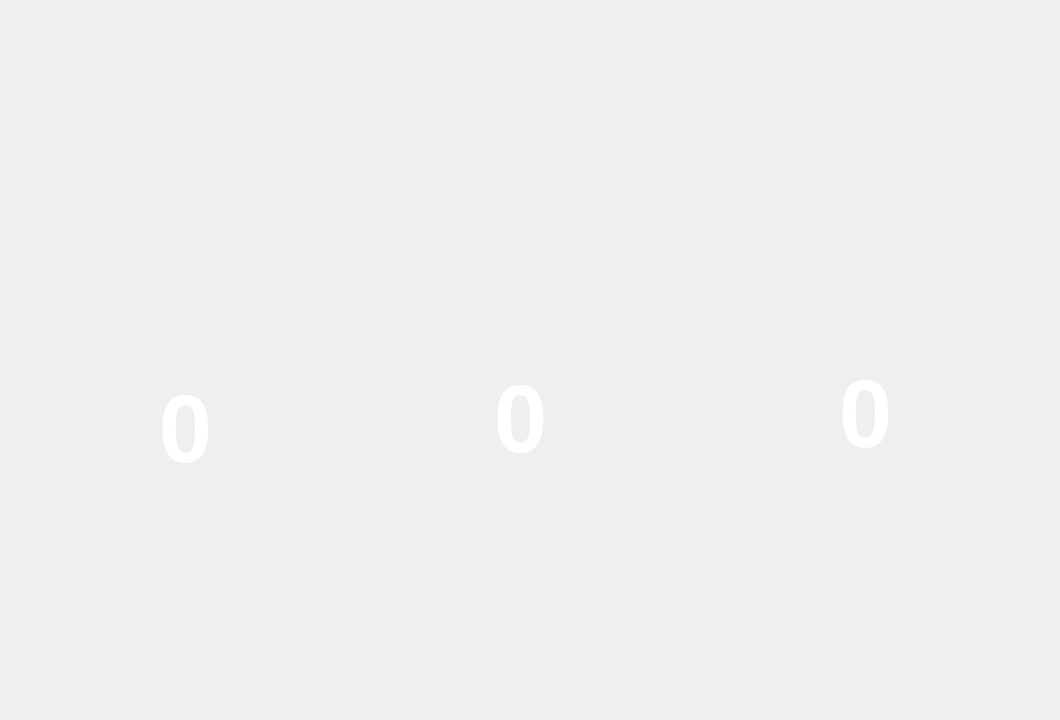
      <widget class="QWidget" name="Q10_GameHistory">
       <property name="styleSheet">
        <string notr="true"/>
       </property>
       <widget class="QLabel" name="label_24">
        <property name="geometry">
         <rect>
          <x>280</x>
          <y>80</y>
          <width>461</width>
          <height>141</height>
         </rect>
        </property>
        <property name="styleSheet">
         <string notr="true">image: url(:/rec/img/history page/history.png);</string>
        </property>
        <property name="text">
         <string/>
        </property>
       </widget>
       <widget class="QLabel" name="label_25">
        <property name="geometry">
         <rect>
          <x>10</x>
          <y>0</y>
          <width>211</width>
          <height>151</height>
         </rect>
        </property>
        <property name="styleSheet">
         <string notr="true">image: url(:/rec/img/Logo.png);</string>
        </property>
        <property name="text">
         <string/>
        </property>
       </widget>
       <widget class="QPushButton" name="DetailedHistory">
        <property name="geometry">
         <rect>
          <x>10</x>
          <y>600</y>
          <width>371</width>
          <height>81</height>
         </rect>
        </property>
        <property name="styleSheet">
         <string notr="true">image: url(:/rec/img/history page/detailed-history.png);
border: none;</string>
        </property>
        <property name="text">
         <string/>
        </property>
       </widget>
       <widget class="QPushButton" name="HistoryBack">
        <property name="geometry">
         <rect>
          <x>850</x>
          <y>590</y>
          <width>201</width>
          <height>121</height>
         </rect>
        </property>
        <property name="styleSheet">
         <string notr="true">border: none;
image: url(:/rec/img/Game itsself/Back.png);</string>
        </property>
        <property name="text">
         <string/>
        </property>
       </widget>
       <widget class="QLabel" name="WinsCount">
        <property name="geometry">
         <rect>
          <x>100</x>
          <y>350</y>
          <width>171</width>
          <height>161</height>
         </rect>
        </property>
        <property name="styleSheet">
         <string notr="true">color: rgb(255, 255, 255);
image: url(:/rec/img/Game itsself/transparent.png);
font: 500 72pt &quot;PWStrokes&quot;;
qproperty-alignment: 'AlignCenter';</string>
        </property>
        <property name="text">
         <string>&lt;html&gt;&lt;head/&gt;&lt;body&gt;&lt;p align=&quot;center&quot;&gt;&lt;span style=&quot; font-size:72pt; font-weight:700;&quot;&gt;0&lt;/span&gt;&lt;/p&gt;&lt;/body&gt;&lt;/html&gt;</string>
        </property>
       </widget>
       <widget class="QLabel" name="label_11">
        <property name="geometry">
         <rect>
          <x>340</x>
          <y>220</y>
          <width>351</width>
          <height>131</height>
         </rect>
        </property>
        <property name="styleSheet">
         <string notr="true">image: url(:/rec/img/history page/loses.png);</string>
        </property>
        <property name="frameShape">
         <enum>QFrame::NoFrame</enum>
        </property>
        <property name="text">
         <string>&lt;html&gt;&lt;head/&gt;&lt;body&gt;&lt;p&gt;&lt;br/&gt;&lt;/p&gt;&lt;/body&gt;&lt;/html&gt;</string>
        </property>
       </widget>
       <widget class="QLabel" name="label_9">
        <property name="geometry">
         <rect>
          <x>30</x>
          <y>230</y>
          <width>281</width>
          <height>121</height>
         </rect>
        </property>
        <property name="styleSheet">
         <string notr="true">image: url(:/rec/img/history page/wins.png);</string>
        </property>
        <property name="frameShape">
         <enum>QFrame::NoFrame</enum>
        </property>
        <property name="text">
         <string>&lt;html&gt;&lt;head/&gt;&lt;body&gt;&lt;p&gt;&lt;br/&gt;&lt;/p&gt;&lt;/body&gt;&lt;/html&gt;</string>
        </property>
       </widget>
       <widget class="QLabel" name="label_17">
        <property name="geometry">
         <rect>
          <x>690</x>
          <y>230</y>
          <width>341</width>
          <height>111</height>
         </rect>
        </property>
        <property name="styleSheet">
         <string notr="true">image: url(:/rec/img/history page/Draws.png);</string>
        </property>
        <property name="frameShape">
         <enum>QFrame::NoFrame</enum>
        </property>
        <property name="text">
         <string>&lt;html&gt;&lt;head/&gt;&lt;body&gt;&lt;p align=&quot;center&quot;&gt;&lt;br/&gt;&lt;/p&gt;&lt;/body&gt;&lt;/html&gt;</string>
        </property>
       </widget>
       <widget class="QLabel" name="LosesCount">
        <property name="geometry">
         <rect>
          <x>450</x>
          <y>350</y>
          <width>141</width>
          <height>141</height>
         </rect>
        </property>
        <property name="styleSheet">
         <string notr="true">color: rgb(255, 255, 255);
image: url(:/rec/img/Game itsself/transparent.png);
font: 500 72pt &quot;PWStrokes&quot;;
qproperty-alignment: 'AlignCenter';</string>
        </property>
        <property name="text">
         <string>&lt;html&gt;&lt;head/&gt;&lt;body&gt;&lt;p align=&quot;center&quot;&gt;&lt;span style=&quot; font-size:72pt; font-weight:700;&quot;&gt;0&lt;/span&gt;&lt;/p&gt;&lt;/body&gt;&lt;/html&gt;</string>
        </property>
       </widget>
       <widget class="QLabel" name="DrawsCount">
        <property name="geometry">
         <rect>
          <x>800</x>
          <y>350</y>
          <width>131</width>
          <height>131</height>
         </rect>
        </property>
        <property name="styleSheet">
         <string notr="true">color: rgb(255, 255, 255);
image: url(:/rec/img/Game itsself/transparent.png);
font: 500 72pt &quot;PWStrokes&quot;;
qproperty-alignment: 'AlignCenter';</string>
        </property>
        <property name="text">
         <string>&lt;html&gt;&lt;head/&gt;&lt;body&gt;&lt;p align=&quot;center&quot;&gt;&lt;span style=&quot; font-size:72pt; font-weight:700;&quot;&gt;0&lt;/span&gt;&lt;/p&gt;&lt;/body&gt;&lt;/html&gt;</string>
        </property>
       </widget>
      </widget>
